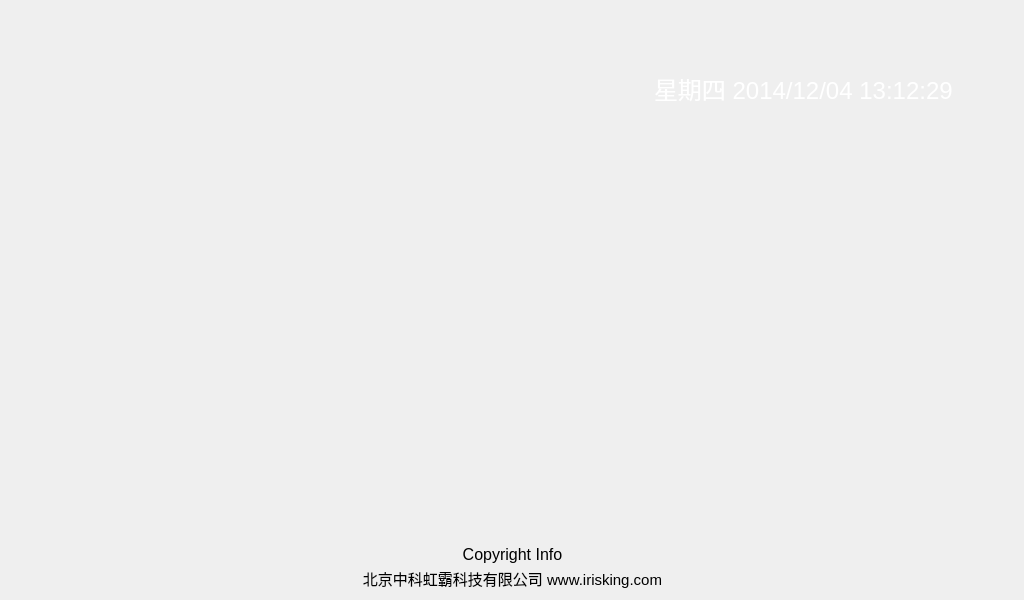
<?xml version="1.0" encoding="UTF-8"?>
<ui version="4.0">
 <class>Manager</class>
 <widget class="QWidget" name="Manager">
  <property name="geometry">
   <rect>
    <x>0</x>
    <y>0</y>
    <width>1024</width>
    <height>600</height>
   </rect>
  </property>
  <property name="windowTitle">
   <string>Form</string>
  </property>
  <property name="layoutDirection">
   <enum>Qt::LeftToRight</enum>
  </property>
  <property name="autoFillBackground">
   <bool>false</bool>
  </property>
  <widget class="QWidget" name="centralWidget" native="true">
   <property name="geometry">
    <rect>
     <x>0</x>
     <y>1</y>
     <width>1024</width>
     <height>600</height>
    </rect>
   </property>
   <property name="autoFillBackground">
    <bool>false</bool>
   </property>
   <property name="styleSheet">
    <string notr="true">QWidget#centralWidget{
     background-image: url(:/image/ui_mainmenu_background.png);
}

QToolButton#toolBtnDataManager{
       border-top-left-radius: 3px; 
       padding: 2px 2px;       
	   background-image: url(:/image/ui_datamanage_normal.png);
}
QToolButton#toolBtnDataManager:pressed{
	   background-image: url(:/image/ui_datamanage_pressed.png);
}

QToolButton#toolBtnHelp{
       border-top-left-radius: 3px;  
       padding: 2px 2px;
	   background-image: url(:/image/ui_aboutus_normal.png);
}

QToolButton#toolBtnHelp:pressed{
	background-image: url(:/image/ui_aboutus_pressed.png);
}

QToolButton#toolBtnIdentify{
       border-top-left-radius: 3px; 
       padding: 2px 2px;       
	   background-image: url(:/image/ui_backiden_normal.png);
}

QToolButton#toolBtnIdentify:pressed{
	background-image: url(:/image/ui_backiden_pressed.png);
}

QToolButton#toolBtnPerson{
       border-top-left-radius: 3px; 
       padding: 2px 2px;
	   background-image: url(:/image/ui_person_normal.png);
}

QToolButton#toolBtnPerson:pressed{
	background-image: url(:/image/ui_person_pressed.png);
}

QToolButton#toolBtnShutdown{
       border-top-left-radius: 3px; 
       padding: 2px 2px;
	   background-image: url(:/image/ui_shutdown_normal.png);
}

QToolButton#toolBtnShutdown:pressed{
	background-image: url(:/image/ui_shutdown_pressed.png);
}

QToolButton#toolBtnSystem{
       border-top-left-radius: 3px; 
       padding: 2px 2px;       
	   background-image: url(:/image/ui_syssettings_normal.png);
}

QToolButton#toolBtnSystem:pressed{
	  background-image: url(:/image/ui_syssettings_pressed.png);
}

*{
color: rgb(255, 255, 255);
}</string>
   </property>
   <widget class="QLabel" name="labTitle">
    <property name="geometry">
     <rect>
      <x>94</x>
      <y>10</y>
      <width>691</width>
      <height>61</height>
     </rect>
    </property>
    <property name="font">
     <font>
      <family>浪漫雅圆</family>
      <pointsize>26</pointsize>
      <weight>75</weight>
      <italic>false</italic>
      <bold>true</bold>
     </font>
    </property>
    <property name="styleSheet">
     <string notr="true">background-image: url(:/image/ui_mainmenu_title.png);</string>
    </property>
    <property name="text">
     <string/>
    </property>
    <property name="alignment">
     <set>Qt::AlignCenter</set>
    </property>
   </widget>
   <widget class="QLabel" name="labSupport">
    <property name="geometry">
     <rect>
      <x>12</x>
      <y>562</y>
      <width>1001</width>
      <height>31</height>
     </rect>
    </property>
    <property name="font">
     <font>
      <pointsize>11</pointsize>
     </font>
    </property>
    <property name="styleSheet">
     <string notr="true">color: rgb(0, 0, 0);</string>
    </property>
    <property name="text">
     <string>北京中科虹霸科技有限公司 www.irisking.com</string>
    </property>
    <property name="alignment">
     <set>Qt::AlignCenter</set>
    </property>
   </widget>
   <widget class="QLabel" name="labCopyright">
    <property name="geometry">
     <rect>
      <x>12</x>
      <y>543</y>
      <width>1001</width>
      <height>21</height>
     </rect>
    </property>
    <property name="font">
     <font>
      <pointsize>12</pointsize>
      <weight>50</weight>
      <bold>false</bold>
     </font>
    </property>
    <property name="styleSheet">
     <string notr="true">color: rgb(0, 0, 0);</string>
    </property>
    <property name="text">
     <string>Copyright Info</string>
    </property>
    <property name="alignment">
     <set>Qt::AlignCenter</set>
    </property>
   </widget>
   <widget class="QLabel" name="labCurDateTime">
    <property name="geometry">
     <rect>
      <x>654</x>
      <y>70</y>
      <width>361</width>
      <height>31</height>
     </rect>
    </property>
    <property name="font">
     <font>
      <pointsize>18</pointsize>
     </font>
    </property>
    <property name="text">
     <string>&lt;html&gt;&lt;head/&gt;&lt;body&gt;&lt;p&gt;&lt;span style=&quot; font-size:18pt;&quot;&gt;星期四   2014/12/04    13:12:29&lt;/span&gt;&lt;/p&gt;&lt;/body&gt;&lt;/html&gt;</string>
    </property>
   </widget>
   <widget class="QToolButton" name="toolBtnIdentify">
    <property name="geometry">
     <rect>
      <x>429</x>
      <y>200</y>
      <width>165</width>
      <height>110</height>
     </rect>
    </property>
    <property name="sizePolicy">
     <sizepolicy hsizetype="Preferred" vsizetype="Preferred">
      <horstretch>0</horstretch>
      <verstretch>0</verstretch>
     </sizepolicy>
    </property>
    <property name="palette">
     <palette>
      <active>
       <colorrole role="WindowText">
        <brush brushstyle="SolidPattern">
         <color alpha="255">
          <red>255</red>
          <green>255</green>
          <blue>255</blue>
         </color>
        </brush>
       </colorrole>
       <colorrole role="Button">
        <brush brushstyle="SolidPattern">
         <color alpha="255">
          <red>32</red>
          <green>90</green>
          <blue>167</blue>
         </color>
        </brush>
       </colorrole>
       <colorrole role="Text">
        <brush brushstyle="SolidPattern">
         <color alpha="255">
          <red>255</red>
          <green>255</green>
          <blue>255</blue>
         </color>
        </brush>
       </colorrole>
       <colorrole role="ButtonText">
        <brush brushstyle="SolidPattern">
         <color alpha="255">
          <red>255</red>
          <green>255</green>
          <blue>255</blue>
         </color>
        </brush>
       </colorrole>
       <colorrole role="Base">
        <brush brushstyle="SolidPattern">
         <color alpha="255">
          <red>32</red>
          <green>90</green>
          <blue>167</blue>
         </color>
        </brush>
       </colorrole>
       <colorrole role="Window">
        <brush brushstyle="SolidPattern">
         <color alpha="255">
          <red>32</red>
          <green>90</green>
          <blue>167</blue>
         </color>
        </brush>
       </colorrole>
      </active>
      <inactive>
       <colorrole role="WindowText">
        <brush brushstyle="SolidPattern">
         <color alpha="255">
          <red>255</red>
          <green>255</green>
          <blue>255</blue>
         </color>
        </brush>
       </colorrole>
       <colorrole role="Button">
        <brush brushstyle="SolidPattern">
         <color alpha="255">
          <red>32</red>
          <green>90</green>
          <blue>167</blue>
         </color>
        </brush>
       </colorrole>
       <colorrole role="Text">
        <brush brushstyle="SolidPattern">
         <color alpha="255">
          <red>255</red>
          <green>255</green>
          <blue>255</blue>
         </color>
        </brush>
       </colorrole>
       <colorrole role="ButtonText">
        <brush brushstyle="SolidPattern">
         <color alpha="255">
          <red>255</red>
          <green>255</green>
          <blue>255</blue>
         </color>
        </brush>
       </colorrole>
       <colorrole role="Base">
        <brush brushstyle="SolidPattern">
         <color alpha="255">
          <red>32</red>
          <green>90</green>
          <blue>167</blue>
         </color>
        </brush>
       </colorrole>
       <colorrole role="Window">
        <brush brushstyle="SolidPattern">
         <color alpha="255">
          <red>32</red>
          <green>90</green>
          <blue>167</blue>
         </color>
        </brush>
       </colorrole>
      </inactive>
      <disabled>
       <colorrole role="WindowText">
        <brush brushstyle="SolidPattern">
         <color alpha="255">
          <red>255</red>
          <green>255</green>
          <blue>255</blue>
         </color>
        </brush>
       </colorrole>
       <colorrole role="Button">
        <brush brushstyle="SolidPattern">
         <color alpha="255">
          <red>32</red>
          <green>90</green>
          <blue>167</blue>
         </color>
        </brush>
       </colorrole>
       <colorrole role="Text">
        <brush brushstyle="SolidPattern">
         <color alpha="255">
          <red>255</red>
          <green>255</green>
          <blue>255</blue>
         </color>
        </brush>
       </colorrole>
       <colorrole role="ButtonText">
        <brush brushstyle="SolidPattern">
         <color alpha="255">
          <red>255</red>
          <green>255</green>
          <blue>255</blue>
         </color>
        </brush>
       </colorrole>
       <colorrole role="Base">
        <brush brushstyle="SolidPattern">
         <color alpha="255">
          <red>32</red>
          <green>90</green>
          <blue>167</blue>
         </color>
        </brush>
       </colorrole>
       <colorrole role="Window">
        <brush brushstyle="SolidPattern">
         <color alpha="255">
          <red>32</red>
          <green>90</green>
          <blue>167</blue>
         </color>
        </brush>
       </colorrole>
      </disabled>
     </palette>
    </property>
    <property name="font">
     <font>
      <pointsize>20</pointsize>
     </font>
    </property>
    <property name="autoFillBackground">
     <bool>false</bool>
    </property>
    <property name="styleSheet">
     <string notr="true"/>
    </property>
    <property name="toolButtonStyle">
     <enum>Qt::ToolButtonTextUnderIcon</enum>
    </property>
    <property name="arrowType">
     <enum>Qt::NoArrow</enum>
    </property>
   </widget>
   <widget class="QToolButton" name="toolBtnDataManager">
    <property name="geometry">
     <rect>
      <x>180</x>
      <y>352</y>
      <width>165</width>
      <height>110</height>
     </rect>
    </property>
    <property name="sizePolicy">
     <sizepolicy hsizetype="Preferred" vsizetype="Preferred">
      <horstretch>0</horstretch>
      <verstretch>0</verstretch>
     </sizepolicy>
    </property>
    <property name="palette">
     <palette>
      <active>
       <colorrole role="WindowText">
        <brush brushstyle="SolidPattern">
         <color alpha="255">
          <red>255</red>
          <green>255</green>
          <blue>255</blue>
         </color>
        </brush>
       </colorrole>
       <colorrole role="Button">
        <brush brushstyle="SolidPattern">
         <color alpha="255">
          <red>32</red>
          <green>90</green>
          <blue>167</blue>
         </color>
        </brush>
       </colorrole>
       <colorrole role="Text">
        <brush brushstyle="SolidPattern">
         <color alpha="255">
          <red>255</red>
          <green>255</green>
          <blue>255</blue>
         </color>
        </brush>
       </colorrole>
       <colorrole role="ButtonText">
        <brush brushstyle="SolidPattern">
         <color alpha="255">
          <red>255</red>
          <green>255</green>
          <blue>255</blue>
         </color>
        </brush>
       </colorrole>
       <colorrole role="Base">
        <brush brushstyle="SolidPattern">
         <color alpha="255">
          <red>32</red>
          <green>90</green>
          <blue>167</blue>
         </color>
        </brush>
       </colorrole>
       <colorrole role="Window">
        <brush brushstyle="SolidPattern">
         <color alpha="255">
          <red>32</red>
          <green>90</green>
          <blue>167</blue>
         </color>
        </brush>
       </colorrole>
      </active>
      <inactive>
       <colorrole role="WindowText">
        <brush brushstyle="SolidPattern">
         <color alpha="255">
          <red>255</red>
          <green>255</green>
          <blue>255</blue>
         </color>
        </brush>
       </colorrole>
       <colorrole role="Button">
        <brush brushstyle="SolidPattern">
         <color alpha="255">
          <red>32</red>
          <green>90</green>
          <blue>167</blue>
         </color>
        </brush>
       </colorrole>
       <colorrole role="Text">
        <brush brushstyle="SolidPattern">
         <color alpha="255">
          <red>255</red>
          <green>255</green>
          <blue>255</blue>
         </color>
        </brush>
       </colorrole>
       <colorrole role="ButtonText">
        <brush brushstyle="SolidPattern">
         <color alpha="255">
          <red>255</red>
          <green>255</green>
          <blue>255</blue>
         </color>
        </brush>
       </colorrole>
       <colorrole role="Base">
        <brush brushstyle="SolidPattern">
         <color alpha="255">
          <red>32</red>
          <green>90</green>
          <blue>167</blue>
         </color>
        </brush>
       </colorrole>
       <colorrole role="Window">
        <brush brushstyle="SolidPattern">
         <color alpha="255">
          <red>32</red>
          <green>90</green>
          <blue>167</blue>
         </color>
        </brush>
       </colorrole>
      </inactive>
      <disabled>
       <colorrole role="WindowText">
        <brush brushstyle="SolidPattern">
         <color alpha="255">
          <red>255</red>
          <green>255</green>
          <blue>255</blue>
         </color>
        </brush>
       </colorrole>
       <colorrole role="Button">
        <brush brushstyle="SolidPattern">
         <color alpha="255">
          <red>32</red>
          <green>90</green>
          <blue>167</blue>
         </color>
        </brush>
       </colorrole>
       <colorrole role="Text">
        <brush brushstyle="SolidPattern">
         <color alpha="255">
          <red>255</red>
          <green>255</green>
          <blue>255</blue>
         </color>
        </brush>
       </colorrole>
       <colorrole role="ButtonText">
        <brush brushstyle="SolidPattern">
         <color alpha="255">
          <red>255</red>
          <green>255</green>
          <blue>255</blue>
         </color>
        </brush>
       </colorrole>
       <colorrole role="Base">
        <brush brushstyle="SolidPattern">
         <color alpha="255">
          <red>32</red>
          <green>90</green>
          <blue>167</blue>
         </color>
        </brush>
       </colorrole>
       <colorrole role="Window">
        <brush brushstyle="SolidPattern">
         <color alpha="255">
          <red>32</red>
          <green>90</green>
          <blue>167</blue>
         </color>
        </brush>
       </colorrole>
      </disabled>
     </palette>
    </property>
    <property name="font">
     <font>
      <pointsize>20</pointsize>
     </font>
    </property>
    <property name="autoFillBackground">
     <bool>false</bool>
    </property>
    <property name="styleSheet">
     <string notr="true"/>
    </property>
    <property name="toolButtonStyle">
     <enum>Qt::ToolButtonTextUnderIcon</enum>
    </property>
    <property name="arrowType">
     <enum>Qt::NoArrow</enum>
    </property>
   </widget>
   <widget class="QToolButton" name="toolBtnHelp">
    <property name="geometry">
     <rect>
      <x>429</x>
      <y>352</y>
      <width>165</width>
      <height>110</height>
     </rect>
    </property>
    <property name="sizePolicy">
     <sizepolicy hsizetype="Preferred" vsizetype="Preferred">
      <horstretch>0</horstretch>
      <verstretch>0</verstretch>
     </sizepolicy>
    </property>
    <property name="palette">
     <palette>
      <active>
       <colorrole role="WindowText">
        <brush brushstyle="SolidPattern">
         <color alpha="255">
          <red>255</red>
          <green>255</green>
          <blue>255</blue>
         </color>
        </brush>
       </colorrole>
       <colorrole role="Button">
        <brush brushstyle="SolidPattern">
         <color alpha="255">
          <red>32</red>
          <green>90</green>
          <blue>167</blue>
         </color>
        </brush>
       </colorrole>
       <colorrole role="Text">
        <brush brushstyle="SolidPattern">
         <color alpha="255">
          <red>255</red>
          <green>255</green>
          <blue>255</blue>
         </color>
        </brush>
       </colorrole>
       <colorrole role="ButtonText">
        <brush brushstyle="SolidPattern">
         <color alpha="255">
          <red>255</red>
          <green>255</green>
          <blue>255</blue>
         </color>
        </brush>
       </colorrole>
       <colorrole role="Base">
        <brush brushstyle="SolidPattern">
         <color alpha="255">
          <red>32</red>
          <green>90</green>
          <blue>167</blue>
         </color>
        </brush>
       </colorrole>
       <colorrole role="Window">
        <brush brushstyle="SolidPattern">
         <color alpha="255">
          <red>32</red>
          <green>90</green>
          <blue>167</blue>
         </color>
        </brush>
       </colorrole>
      </active>
      <inactive>
       <colorrole role="WindowText">
        <brush brushstyle="SolidPattern">
         <color alpha="255">
          <red>255</red>
          <green>255</green>
          <blue>255</blue>
         </color>
        </brush>
       </colorrole>
       <colorrole role="Button">
        <brush brushstyle="SolidPattern">
         <color alpha="255">
          <red>32</red>
          <green>90</green>
          <blue>167</blue>
         </color>
        </brush>
       </colorrole>
       <colorrole role="Text">
        <brush brushstyle="SolidPattern">
         <color alpha="255">
          <red>255</red>
          <green>255</green>
          <blue>255</blue>
         </color>
        </brush>
       </colorrole>
       <colorrole role="ButtonText">
        <brush brushstyle="SolidPattern">
         <color alpha="255">
          <red>255</red>
          <green>255</green>
          <blue>255</blue>
         </color>
        </brush>
       </colorrole>
       <colorrole role="Base">
        <brush brushstyle="SolidPattern">
         <color alpha="255">
          <red>32</red>
          <green>90</green>
          <blue>167</blue>
         </color>
        </brush>
       </colorrole>
       <colorrole role="Window">
        <brush brushstyle="SolidPattern">
         <color alpha="255">
          <red>32</red>
          <green>90</green>
          <blue>167</blue>
         </color>
        </brush>
       </colorrole>
      </inactive>
      <disabled>
       <colorrole role="WindowText">
        <brush brushstyle="SolidPattern">
         <color alpha="255">
          <red>255</red>
          <green>255</green>
          <blue>255</blue>
         </color>
        </brush>
       </colorrole>
       <colorrole role="Button">
        <brush brushstyle="SolidPattern">
         <color alpha="255">
          <red>32</red>
          <green>90</green>
          <blue>167</blue>
         </color>
        </brush>
       </colorrole>
       <colorrole role="Text">
        <brush brushstyle="SolidPattern">
         <color alpha="255">
          <red>255</red>
          <green>255</green>
          <blue>255</blue>
         </color>
        </brush>
       </colorrole>
       <colorrole role="ButtonText">
        <brush brushstyle="SolidPattern">
         <color alpha="255">
          <red>255</red>
          <green>255</green>
          <blue>255</blue>
         </color>
        </brush>
       </colorrole>
       <colorrole role="Base">
        <brush brushstyle="SolidPattern">
         <color alpha="255">
          <red>32</red>
          <green>90</green>
          <blue>167</blue>
         </color>
        </brush>
       </colorrole>
       <colorrole role="Window">
        <brush brushstyle="SolidPattern">
         <color alpha="255">
          <red>32</red>
          <green>90</green>
          <blue>167</blue>
         </color>
        </brush>
       </colorrole>
      </disabled>
     </palette>
    </property>
    <property name="font">
     <font>
      <pointsize>20</pointsize>
     </font>
    </property>
    <property name="autoFillBackground">
     <bool>false</bool>
    </property>
    <property name="styleSheet">
     <string notr="true"/>
    </property>
    <property name="toolButtonStyle">
     <enum>Qt::ToolButtonTextUnderIcon</enum>
    </property>
    <property name="arrowType">
     <enum>Qt::NoArrow</enum>
    </property>
   </widget>
   <widget class="QToolButton" name="toolBtnShutdown">
    <property name="geometry">
     <rect>
      <x>678</x>
      <y>352</y>
      <width>165</width>
      <height>110</height>
     </rect>
    </property>
    <property name="sizePolicy">
     <sizepolicy hsizetype="Preferred" vsizetype="Preferred">
      <horstretch>0</horstretch>
      <verstretch>0</verstretch>
     </sizepolicy>
    </property>
    <property name="palette">
     <palette>
      <active>
       <colorrole role="WindowText">
        <brush brushstyle="SolidPattern">
         <color alpha="255">
          <red>255</red>
          <green>255</green>
          <blue>255</blue>
         </color>
        </brush>
       </colorrole>
       <colorrole role="Button">
        <brush brushstyle="SolidPattern">
         <color alpha="255">
          <red>32</red>
          <green>90</green>
          <blue>167</blue>
         </color>
        </brush>
       </colorrole>
       <colorrole role="Text">
        <brush brushstyle="SolidPattern">
         <color alpha="255">
          <red>255</red>
          <green>255</green>
          <blue>255</blue>
         </color>
        </brush>
       </colorrole>
       <colorrole role="ButtonText">
        <brush brushstyle="SolidPattern">
         <color alpha="255">
          <red>255</red>
          <green>255</green>
          <blue>255</blue>
         </color>
        </brush>
       </colorrole>
       <colorrole role="Base">
        <brush brushstyle="SolidPattern">
         <color alpha="255">
          <red>32</red>
          <green>90</green>
          <blue>167</blue>
         </color>
        </brush>
       </colorrole>
       <colorrole role="Window">
        <brush brushstyle="SolidPattern">
         <color alpha="255">
          <red>32</red>
          <green>90</green>
          <blue>167</blue>
         </color>
        </brush>
       </colorrole>
      </active>
      <inactive>
       <colorrole role="WindowText">
        <brush brushstyle="SolidPattern">
         <color alpha="255">
          <red>255</red>
          <green>255</green>
          <blue>255</blue>
         </color>
        </brush>
       </colorrole>
       <colorrole role="Button">
        <brush brushstyle="SolidPattern">
         <color alpha="255">
          <red>32</red>
          <green>90</green>
          <blue>167</blue>
         </color>
        </brush>
       </colorrole>
       <colorrole role="Text">
        <brush brushstyle="SolidPattern">
         <color alpha="255">
          <red>255</red>
          <green>255</green>
          <blue>255</blue>
         </color>
        </brush>
       </colorrole>
       <colorrole role="ButtonText">
        <brush brushstyle="SolidPattern">
         <color alpha="255">
          <red>255</red>
          <green>255</green>
          <blue>255</blue>
         </color>
        </brush>
       </colorrole>
       <colorrole role="Base">
        <brush brushstyle="SolidPattern">
         <color alpha="255">
          <red>32</red>
          <green>90</green>
          <blue>167</blue>
         </color>
        </brush>
       </colorrole>
       <colorrole role="Window">
        <brush brushstyle="SolidPattern">
         <color alpha="255">
          <red>32</red>
          <green>90</green>
          <blue>167</blue>
         </color>
        </brush>
       </colorrole>
      </inactive>
      <disabled>
       <colorrole role="WindowText">
        <brush brushstyle="SolidPattern">
         <color alpha="255">
          <red>255</red>
          <green>255</green>
          <blue>255</blue>
         </color>
        </brush>
       </colorrole>
       <colorrole role="Button">
        <brush brushstyle="SolidPattern">
         <color alpha="255">
          <red>32</red>
          <green>90</green>
          <blue>167</blue>
         </color>
        </brush>
       </colorrole>
       <colorrole role="Text">
        <brush brushstyle="SolidPattern">
         <color alpha="255">
          <red>255</red>
          <green>255</green>
          <blue>255</blue>
         </color>
        </brush>
       </colorrole>
       <colorrole role="ButtonText">
        <brush brushstyle="SolidPattern">
         <color alpha="255">
          <red>255</red>
          <green>255</green>
          <blue>255</blue>
         </color>
        </brush>
       </colorrole>
       <colorrole role="Base">
        <brush brushstyle="SolidPattern">
         <color alpha="255">
          <red>32</red>
          <green>90</green>
          <blue>167</blue>
         </color>
        </brush>
       </colorrole>
       <colorrole role="Window">
        <brush brushstyle="SolidPattern">
         <color alpha="255">
          <red>32</red>
          <green>90</green>
          <blue>167</blue>
         </color>
        </brush>
       </colorrole>
      </disabled>
     </palette>
    </property>
    <property name="font">
     <font>
      <pointsize>20</pointsize>
     </font>
    </property>
    <property name="autoFillBackground">
     <bool>false</bool>
    </property>
    <property name="styleSheet">
     <string notr="true"/>
    </property>
    <property name="toolButtonStyle">
     <enum>Qt::ToolButtonTextUnderIcon</enum>
    </property>
    <property name="autoRaise">
     <bool>false</bool>
    </property>
    <property name="arrowType">
     <enum>Qt::NoArrow</enum>
    </property>
   </widget>
   <widget class="QToolButton" name="toolBtnSystem">
    <property name="geometry">
     <rect>
      <x>678</x>
      <y>200</y>
      <width>165</width>
      <height>110</height>
     </rect>
    </property>
    <property name="sizePolicy">
     <sizepolicy hsizetype="Preferred" vsizetype="Preferred">
      <horstretch>0</horstretch>
      <verstretch>0</verstretch>
     </sizepolicy>
    </property>
    <property name="palette">
     <palette>
      <active>
       <colorrole role="WindowText">
        <brush brushstyle="SolidPattern">
         <color alpha="255">
          <red>255</red>
          <green>255</green>
          <blue>255</blue>
         </color>
        </brush>
       </colorrole>
       <colorrole role="Button">
        <brush brushstyle="SolidPattern">
         <color alpha="255">
          <red>32</red>
          <green>90</green>
          <blue>167</blue>
         </color>
        </brush>
       </colorrole>
       <colorrole role="Text">
        <brush brushstyle="SolidPattern">
         <color alpha="255">
          <red>255</red>
          <green>255</green>
          <blue>255</blue>
         </color>
        </brush>
       </colorrole>
       <colorrole role="ButtonText">
        <brush brushstyle="SolidPattern">
         <color alpha="255">
          <red>255</red>
          <green>255</green>
          <blue>255</blue>
         </color>
        </brush>
       </colorrole>
       <colorrole role="Base">
        <brush brushstyle="SolidPattern">
         <color alpha="255">
          <red>32</red>
          <green>90</green>
          <blue>167</blue>
         </color>
        </brush>
       </colorrole>
       <colorrole role="Window">
        <brush brushstyle="SolidPattern">
         <color alpha="255">
          <red>32</red>
          <green>90</green>
          <blue>167</blue>
         </color>
        </brush>
       </colorrole>
      </active>
      <inactive>
       <colorrole role="WindowText">
        <brush brushstyle="SolidPattern">
         <color alpha="255">
          <red>255</red>
          <green>255</green>
          <blue>255</blue>
         </color>
        </brush>
       </colorrole>
       <colorrole role="Button">
        <brush brushstyle="SolidPattern">
         <color alpha="255">
          <red>32</red>
          <green>90</green>
          <blue>167</blue>
         </color>
        </brush>
       </colorrole>
       <colorrole role="Text">
        <brush brushstyle="SolidPattern">
         <color alpha="255">
          <red>255</red>
          <green>255</green>
          <blue>255</blue>
         </color>
        </brush>
       </colorrole>
       <colorrole role="ButtonText">
        <brush brushstyle="SolidPattern">
         <color alpha="255">
          <red>255</red>
          <green>255</green>
          <blue>255</blue>
         </color>
        </brush>
       </colorrole>
       <colorrole role="Base">
        <brush brushstyle="SolidPattern">
         <color alpha="255">
          <red>32</red>
          <green>90</green>
          <blue>167</blue>
         </color>
        </brush>
       </colorrole>
       <colorrole role="Window">
        <brush brushstyle="SolidPattern">
         <color alpha="255">
          <red>32</red>
          <green>90</green>
          <blue>167</blue>
         </color>
        </brush>
       </colorrole>
      </inactive>
      <disabled>
       <colorrole role="WindowText">
        <brush brushstyle="SolidPattern">
         <color alpha="255">
          <red>255</red>
          <green>255</green>
          <blue>255</blue>
         </color>
        </brush>
       </colorrole>
       <colorrole role="Button">
        <brush brushstyle="SolidPattern">
         <color alpha="255">
          <red>32</red>
          <green>90</green>
          <blue>167</blue>
         </color>
        </brush>
       </colorrole>
       <colorrole role="Text">
        <brush brushstyle="SolidPattern">
         <color alpha="255">
          <red>255</red>
          <green>255</green>
          <blue>255</blue>
         </color>
        </brush>
       </colorrole>
       <colorrole role="ButtonText">
        <brush brushstyle="SolidPattern">
         <color alpha="255">
          <red>255</red>
          <green>255</green>
          <blue>255</blue>
         </color>
        </brush>
       </colorrole>
       <colorrole role="Base">
        <brush brushstyle="SolidPattern">
         <color alpha="255">
          <red>32</red>
          <green>90</green>
          <blue>167</blue>
         </color>
        </brush>
       </colorrole>
       <colorrole role="Window">
        <brush brushstyle="SolidPattern">
         <color alpha="255">
          <red>32</red>
          <green>90</green>
          <blue>167</blue>
         </color>
        </brush>
       </colorrole>
      </disabled>
     </palette>
    </property>
    <property name="font">
     <font>
      <pointsize>20</pointsize>
     </font>
    </property>
    <property name="autoFillBackground">
     <bool>false</bool>
    </property>
    <property name="toolButtonStyle">
     <enum>Qt::ToolButtonTextUnderIcon</enum>
    </property>
    <property name="autoRaise">
     <bool>false</bool>
    </property>
   </widget>
   <widget class="QToolButton" name="toolBtnPerson">
    <property name="geometry">
     <rect>
      <x>180</x>
      <y>200</y>
      <width>165</width>
      <height>110</height>
     </rect>
    </property>
    <property name="sizePolicy">
     <sizepolicy hsizetype="Preferred" vsizetype="Preferred">
      <horstretch>0</horstretch>
      <verstretch>0</verstretch>
     </sizepolicy>
    </property>
    <property name="palette">
     <palette>
      <active>
       <colorrole role="WindowText">
        <brush brushstyle="SolidPattern">
         <color alpha="255">
          <red>255</red>
          <green>255</green>
          <blue>255</blue>
         </color>
        </brush>
       </colorrole>
       <colorrole role="Button">
        <brush brushstyle="SolidPattern">
         <color alpha="255">
          <red>32</red>
          <green>90</green>
          <blue>167</blue>
         </color>
        </brush>
       </colorrole>
       <colorrole role="Text">
        <brush brushstyle="SolidPattern">
         <color alpha="255">
          <red>255</red>
          <green>255</green>
          <blue>255</blue>
         </color>
        </brush>
       </colorrole>
       <colorrole role="ButtonText">
        <brush brushstyle="SolidPattern">
         <color alpha="255">
          <red>255</red>
          <green>255</green>
          <blue>255</blue>
         </color>
        </brush>
       </colorrole>
       <colorrole role="Base">
        <brush brushstyle="SolidPattern">
         <color alpha="255">
          <red>32</red>
          <green>90</green>
          <blue>167</blue>
         </color>
        </brush>
       </colorrole>
       <colorrole role="Window">
        <brush brushstyle="SolidPattern">
         <color alpha="255">
          <red>32</red>
          <green>90</green>
          <blue>167</blue>
         </color>
        </brush>
       </colorrole>
      </active>
      <inactive>
       <colorrole role="WindowText">
        <brush brushstyle="SolidPattern">
         <color alpha="255">
          <red>255</red>
          <green>255</green>
          <blue>255</blue>
         </color>
        </brush>
       </colorrole>
       <colorrole role="Button">
        <brush brushstyle="SolidPattern">
         <color alpha="255">
          <red>32</red>
          <green>90</green>
          <blue>167</blue>
         </color>
        </brush>
       </colorrole>
       <colorrole role="Text">
        <brush brushstyle="SolidPattern">
         <color alpha="255">
          <red>255</red>
          <green>255</green>
          <blue>255</blue>
         </color>
        </brush>
       </colorrole>
       <colorrole role="ButtonText">
        <brush brushstyle="SolidPattern">
         <color alpha="255">
          <red>255</red>
          <green>255</green>
          <blue>255</blue>
         </color>
        </brush>
       </colorrole>
       <colorrole role="Base">
        <brush brushstyle="SolidPattern">
         <color alpha="255">
          <red>32</red>
          <green>90</green>
          <blue>167</blue>
         </color>
        </brush>
       </colorrole>
       <colorrole role="Window">
        <brush brushstyle="SolidPattern">
         <color alpha="255">
          <red>32</red>
          <green>90</green>
          <blue>167</blue>
         </color>
        </brush>
       </colorrole>
      </inactive>
      <disabled>
       <colorrole role="WindowText">
        <brush brushstyle="SolidPattern">
         <color alpha="255">
          <red>255</red>
          <green>255</green>
          <blue>255</blue>
         </color>
        </brush>
       </colorrole>
       <colorrole role="Button">
        <brush brushstyle="SolidPattern">
         <color alpha="255">
          <red>32</red>
          <green>90</green>
          <blue>167</blue>
         </color>
        </brush>
       </colorrole>
       <colorrole role="Text">
        <brush brushstyle="SolidPattern">
         <color alpha="255">
          <red>255</red>
          <green>255</green>
          <blue>255</blue>
         </color>
        </brush>
       </colorrole>
       <colorrole role="ButtonText">
        <brush brushstyle="SolidPattern">
         <color alpha="255">
          <red>255</red>
          <green>255</green>
          <blue>255</blue>
         </color>
        </brush>
       </colorrole>
       <colorrole role="Base">
        <brush brushstyle="SolidPattern">
         <color alpha="255">
          <red>32</red>
          <green>90</green>
          <blue>167</blue>
         </color>
        </brush>
       </colorrole>
       <colorrole role="Window">
        <brush brushstyle="SolidPattern">
         <color alpha="255">
          <red>32</red>
          <green>90</green>
          <blue>167</blue>
         </color>
        </brush>
       </colorrole>
      </disabled>
     </palette>
    </property>
    <property name="font">
     <font>
      <pointsize>20</pointsize>
     </font>
    </property>
    <property name="autoFillBackground">
     <bool>false</bool>
    </property>
    <property name="styleSheet">
     <string notr="true"/>
    </property>
    <property name="toolButtonStyle">
     <enum>Qt::ToolButtonTextUnderIcon</enum>
    </property>
    <property name="arrowType">
     <enum>Qt::NoArrow</enum>
    </property>
   </widget>
  </widget>
 </widget>
 <tabstops>
  <tabstop>toolBtnPerson</tabstop>
  <tabstop>toolBtnHelp</tabstop>
  <tabstop>toolBtnShutdown</tabstop>
 </tabstops>
 <resources/>
 <connections/>
</ui>
